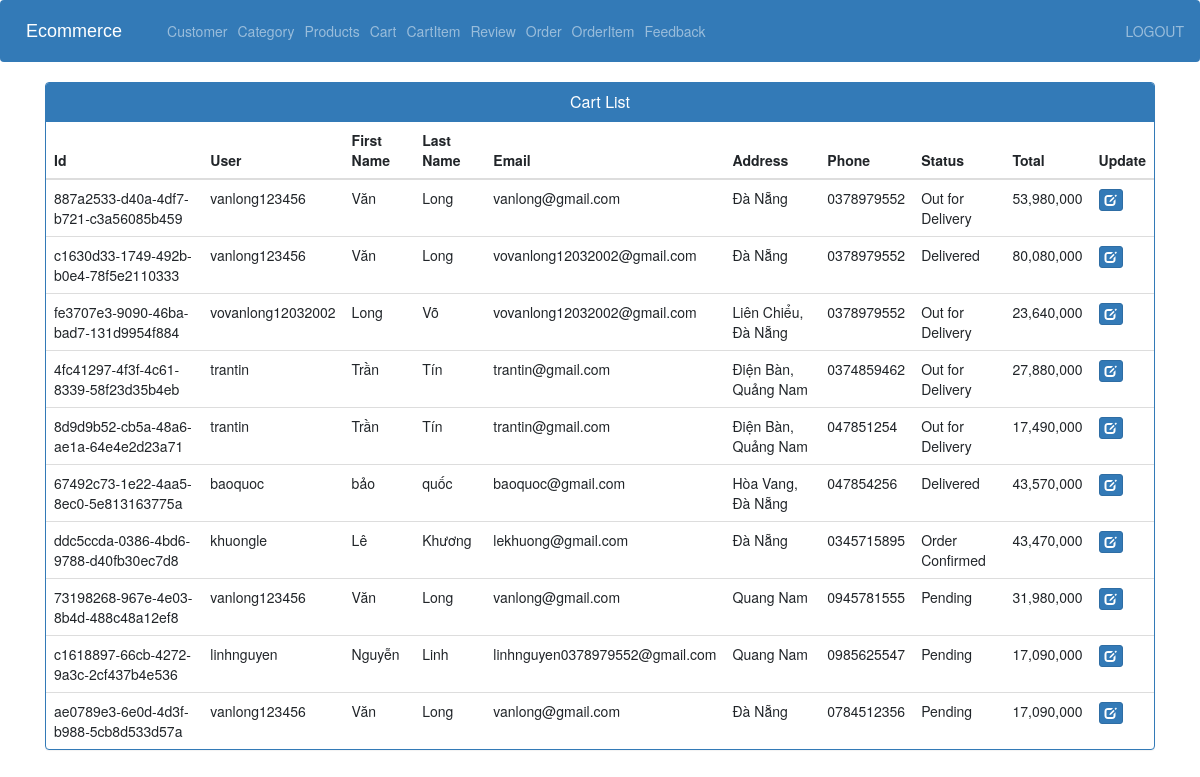
/order_view_admin/ (signed in), run on the app's committed database.
### store/models.py (models this page shows)
class Order(models.Model):
    STATUS =(
        ('Pending','Pending'),
        ('Order Confirmed','Order Confirmed'),
        ('Out for Delivery','Out for Delivery'),
        ('Delivered','Delivered'),
    )
    id = models.UUIDField(default=uuid.uuid4, primary_key=True)
    user = models.ForeignKey(User, on_delete=models.CASCADE)
    first_name = models.CharField(max_length=255)
    last_name = models.CharField(max_length=255)
    email = models.EmailField(max_length=255)
    address = models.CharField(max_length=255)
    phone = models.CharField(max_length=255)
    date_ordered = models.DateTimeField(auto_now_add=True)
    status=models.CharField(max_length=50,null=True,choices=STATUS, default='Pending')
    total = models.FloatField()

### store/views.py (the view)
# urls.py: path('order_view_admin/',views.order_view_admin, name='order_view_admin'),
@login_required(login_url='adminlogin')
def order_view_admin(request):
    order_list= Order.objects.all()
    page = request.GET.get('page', 1)
    paginator = Paginator(order_list, 10)
    try:
        orders = paginator.page(page)
    except PageNotAnInteger:
        orders = paginator.page(1)
    except EmptyPage:
        orders = paginator.page(paginator.num_pages)
    context = {'orders':orders}
    return render(request, 'admin/view_order.html',context)

### store/templates/admin/view_order.html (shortened to what this page needs)
{% extends 'admin/admin_base.html' %}
{% load static %}
{% block content %}
<head>
  <link href="//netdna.bootstrapcdn.com/bootstrap/3.0.0/css/bootstrap.min.css" rel="stylesheet" id="bootstrap-css">
</head>
<div class="container vh-100">
  <div class="panel panel-primary">
    <div class="panel-heading">
      <h6 class="panel-title">Cart List</h6>
    </div>
    <table class="table table-hover" id="dev-table">
      <thead>
        <tr>
          <th>Id </th>
          <th>User</th>
          <th>First Name</th>
          <th>Last Name</th>
          <th>Email</th>
          <th>Address</th>
          <th>Phone</th>
          <th>Status</th>
          <th>Total</th>
          <th>Update</th>
        </tr>
      </thead>
      {% for p in orders %}
      {% if p %}
      <tr>
        <td> {{p.id}}</td>
        <td>{{ p.user.username }}</td>
        <td>{{p.first_name}}</td>
        <td>{{p.last_name}}</td>
        <td>{{p.email}}</td>
        <td>{{p.address}}</td>
        <td>{{p.phone}}</td>
        <td>{{p.status}}</td>
        <td>{{p.total|floatformat:"g"}}</td>
        <td><a class="btn btn-primary btn-xs" href="{% url 'view_update_order' p.id %}"><span class="glyphicon glyphicon-edit"></span></a></td>
      </tr>
      {%else%}
      <br><br><br>
      <h1>no products</h1>
      {% endif %}
      {% endfor %}
    </table>
  </div>
</div>
{% endblock content %}

### store/templates/admin/view_order.html (style rules this page uses)
a:link { text-decoration: none; }
h6 { text-align: center; }

### data on the page
Order: id "887a2533-d40a-4df7-b721-c3a56085b459", user.username "vanlong123456", first_name "Văn", last_name "Long", email "vanlong@gmail.com", address "Đà Nẵng", phone "0378979552", status "Out for Delivery", total "53,980,000"
Order: id "c1630d33-1749-492b-b0e4-78f5e2110333", user.username "vanlong123456", first_name "Văn", last_name "Long", email "vovanlong12032002@gmail.com", address "Đà Nẵng", phone "0378979552", status "Delivered", total "80,080,000"
Order: id "fe3707e3-9090-46ba-bad7-131d9954f884", user.username "vovanlong12032002", first_name "Long", last_name "Võ", email "vovanlong12032002@gmail.com", address "Liên Chiểu, Đà Nẵng", phone "0378979552", status "Out for Delivery", total "23,640,000"
Order: id "4fc41297-4f3f-4c61-8339-58f23d35b4eb", user.username "trantin", first_name "Trần", last_name "Tín", email "trantin@gmail.com", address "Điện Bàn, Quảng Nam", phone "0374859462", status "Out for Delivery", total "27,880,000"
Order: id "8d9d9b52-cb5a-48a6-ae1a-64e4e2d23a71", user.username "trantin", first_name "Trần", last_name "Tín", email "trantin@gmail.com", address "Điện Bàn, Quảng Nam", phone "047851254", status "Out for Delivery", total "17,490,000"
Order: id "67492c73-1e22-4aa5-8ec0-5e813163775a", user.username "baoquoc", first_name "bảo", last_name "quốc", email "baoquoc@gmail.com", address "Hòa Vang, Đà Nẵng", phone "047854256", status "Delivered", total "43,570,000"
Order: id "ddc5ccda-0386-4bd6-9788-d40fb30ec7d8", user.username "khuongle", first_name "Lê", last_name "Khương", email "lekhuong@gmail.com", address "Đà Nẵng", phone "0345715895", status "Order Confirmed", total "43,470,000"
Order: id "73198268-967e-4e03-8b4d-488c48a12ef8", user.username "vanlong123456", first_name "Văn", last_name "Long", email "vanlong@gmail.com", address "Quang Nam", phone "0945781555", status "Pending", total "31,980,000"
Order: id "c1618897-66cb-4272-9a3c-2cf437b4e536", user.username "linhnguyen", first_name "Nguyễn", last_name "Linh", email "linhnguyen0378979552@gmail.com", address "Quang Nam", phone "0985625547", status "Pending", total "17,090,000"
Order: id "ae0789e3-6e0d-4d3f-b988-5cb8d533d57a", user.username "vanlong123456", first_name "Văn", last_name "Long", email "vanlong@gmail.com", address "Đà Nẵng", phone "0784512356", status "Pending", total "17,090,000"
